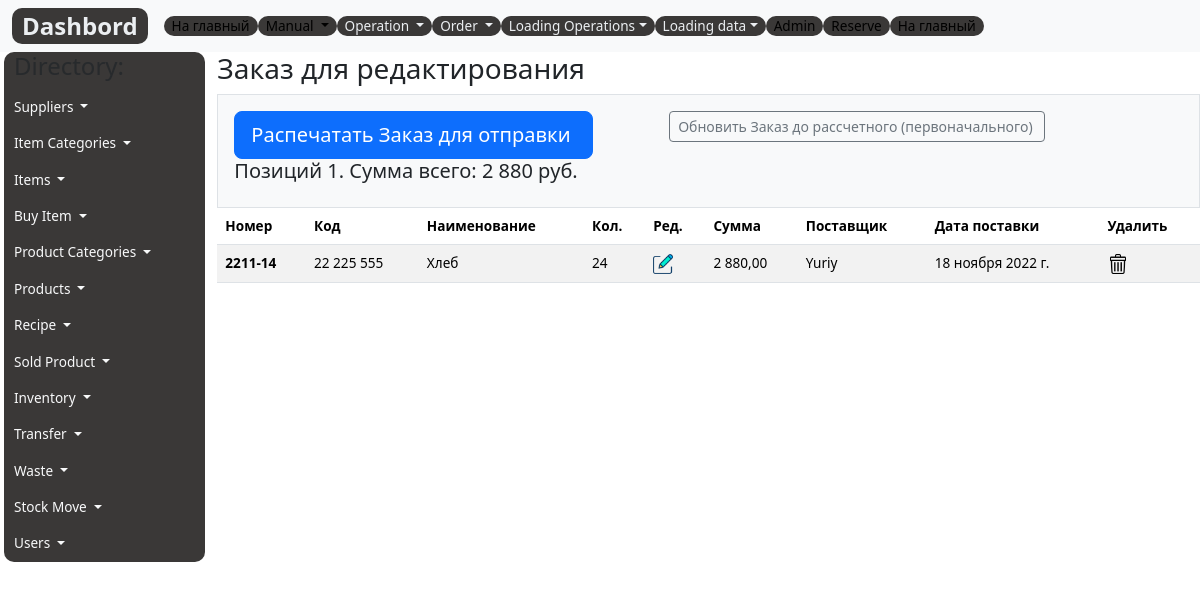
Before: /acore/order with the older database file.
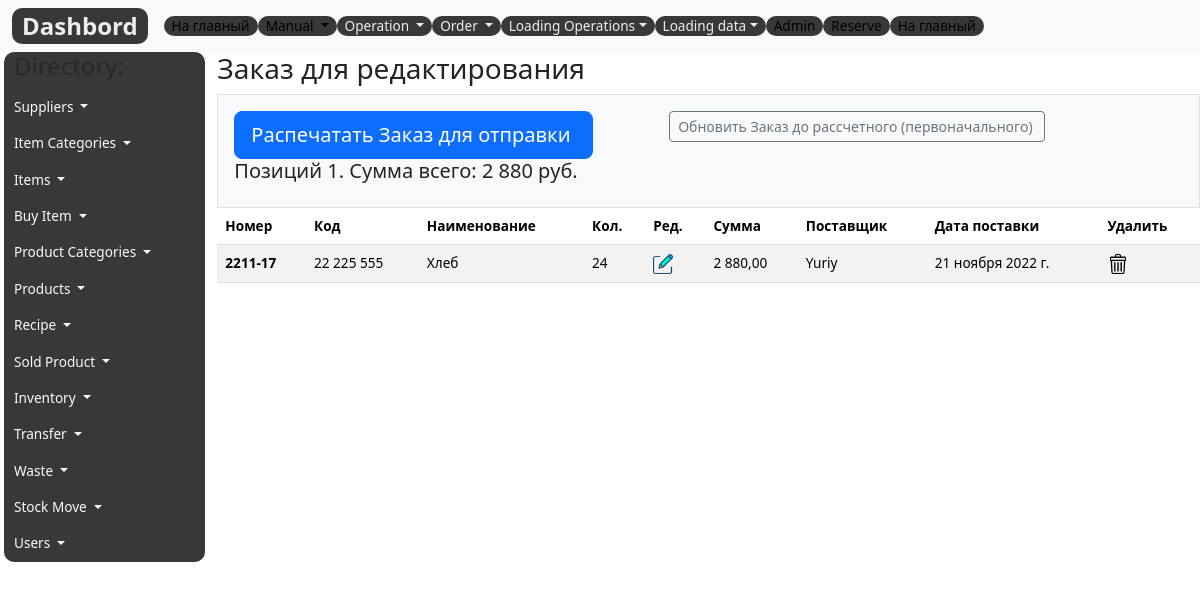
After: the same page with the newer database file.
### acore/models.py (models this page shows, shortened)
class Order(models.Model):
    code=models.DecimalField(max_digits=12, help_text="Не более 12 знаков",decimal_places=0,null=True,verbose_name='Код')
    name = models.CharField(max_length=200, help_text="Не более 200 знаков", db_index=True)
    order_number = models.CharField(max_length=10, help_text="Не более 10 знаков",)
    order= models.IntegerField(verbose_name='Заказ, ед.')
    order_cost=models.DecimalField(max_digits=10, help_text="Не более 10 знаков",decimal_places=2, null=True)
    supply_pack = models.IntegerField(verbose_name='Упаковка, ед.', null=True, default=1)
    supplier=models.CharField(max_length=200, help_text="Не более 200 знаков", null=True)
    delivery_date = models.DateField(verbose_name='Дата поставки')
    created_date = models.DateField(auto_now_add=True)
    class Meta:
        ordering = ['-supplier','name']
        verbose_name = 'Заказ'
        verbose_name_plural = 'Заказ'

### acore/views.py (the view)
# urls.py: path('order', order, name='order'),
def order(request):
    order=Order.objects.all()
    for i in order:
        price=StockItem.objects.get(code=i.code).last_cost
        i.order_cost=i.order*price
        i.save()
    summ_order = Order.objects.aggregate(sum_order=Sum('order_cost')).get('sum_order')
    order_costs=summ_order
    context={
        'title':'Order form',
        'order': order,
        'order_costs':order_costs
    }
    return render(request,'list/order.html', context)

### acore/templates/list/order.html (shortened to what this page needs)
{% extends 'base.html' %}
{% load static %}
{% block content %}
<h3>Заказ для редактирования</h3>
<div class="col-12">
  <div class="p-3 border bg-light">
    <div class="row col-11">
      <div class="col-6">
        <form action="{% url 'order_print' %}" target="_blank" method="post" novalidate="novalidate">
          <input id="payment-button" type="submit" class="btn btn-lg btn-primary btn-block" name="export"
            value="Распечатать Заказ для отправки " />
        </form>
      </div>
      <div class="col-5">
        <form action="{% url 'order_calc' %}" method="post" novalidate="novalidate">
          <input id="payment-button" type="submit" class="btn btn-sm btn-outline-secondary btn-block" name="export"
            value="Обновить Заказ до рассчетного (первоначального) " />
        </form>
      </div>
    </div>
    <h5>Позиций {{order.count}}. Сумма всего: {{order_costs}} руб. </h5>
  </div>
</div>
<table class="table table-striped">
  <thead style="position: sticky;
  top: -1px;
  z-index: 2;background: #9d9e9e;">
    <tr>
      <th scope="col">Номер</th>
      <th scope="col">Код</th>
      <th scope="col">Наименование</th>
      <th scope="col">Кол.</th>
      <th scope="col">Ред.</th>
      <th scope="col">Сумма</th>
      <th scope="col">Поставщик</th>
      <th scope="col">Дата поставки</th>
      <th scope="col">Удалить</th>
    </tr>
  </thead>
  <tbody>
    {% for item in order %}
    <tr>
      <th scope="row">{{item.order_number}}</th>
      <td>{{item.code}}</td>
      <td>{{item.name}}</td>
      <td>{{item.order}}</td>
      <td><a href='{% url "order_edit_form" item.id %}'><img width="20px" src="{% static 'images/edit.png' %}"
            alt="Edit"></a>
      </td>
      <td>{{item.order_cost}}</td>
      <td>{{item.supplier}}</td>
      <td>{{item.delivery_date}}</td>
      <td><a href='{% url "order_delete" item.id %}'><img width="20px" src="{% static 'images/trash.png' %}"
            alt="Del"></a>
      </td>
    </tr>
    {% endfor %}
  </tbody>
</table>
{% endblock %}

Changed rows visible on the page:
removed Order: order_number "2211-14", code "22 225 555", name "Хлеб", order "24", order_cost "2 880,00", supplier "Yuriy", delivery_date "18 ноября 2022 г."
added Order: order_number "2211-17", code "22 225 555", name "Хлеб", order "24", order_cost "2 880,00", supplier "Yuriy", delivery_date "21 ноября 2022 г."
